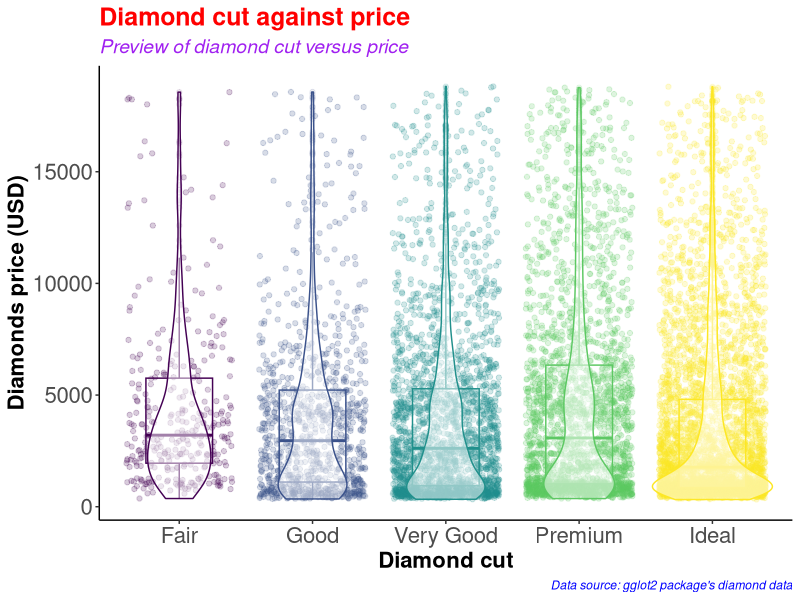
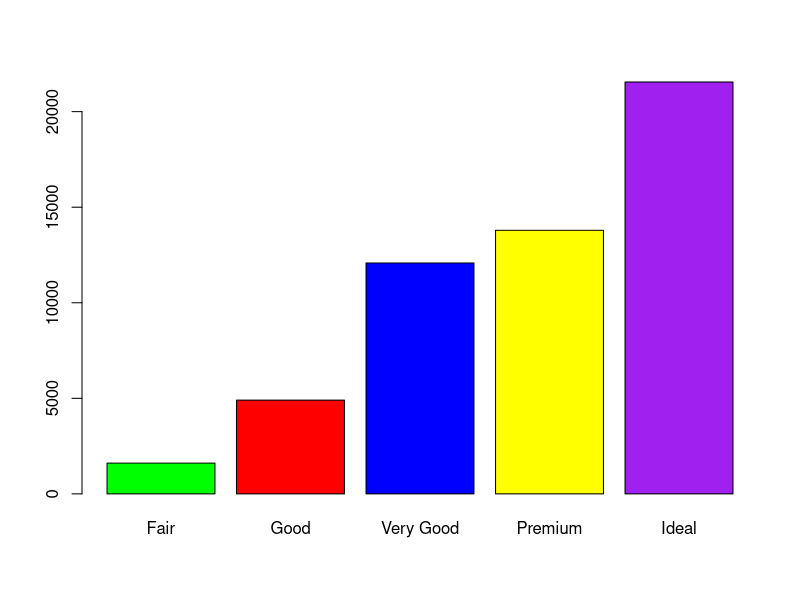
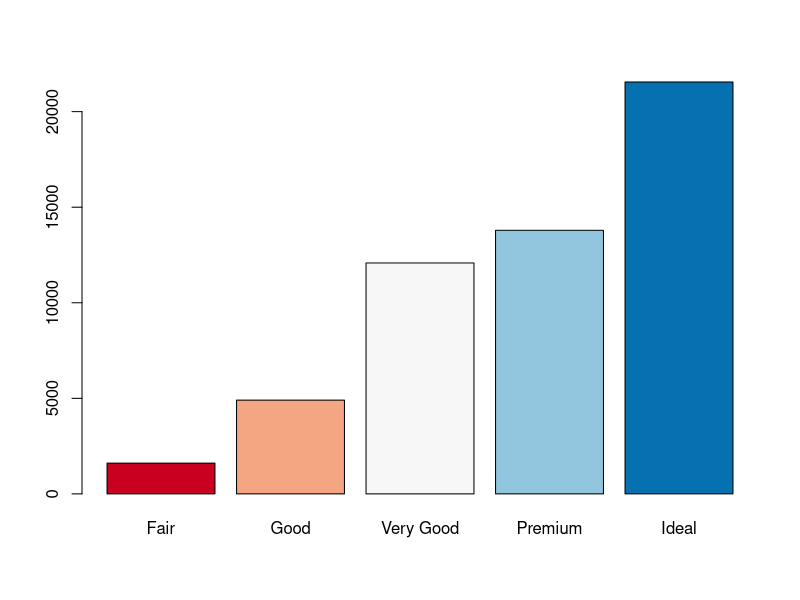
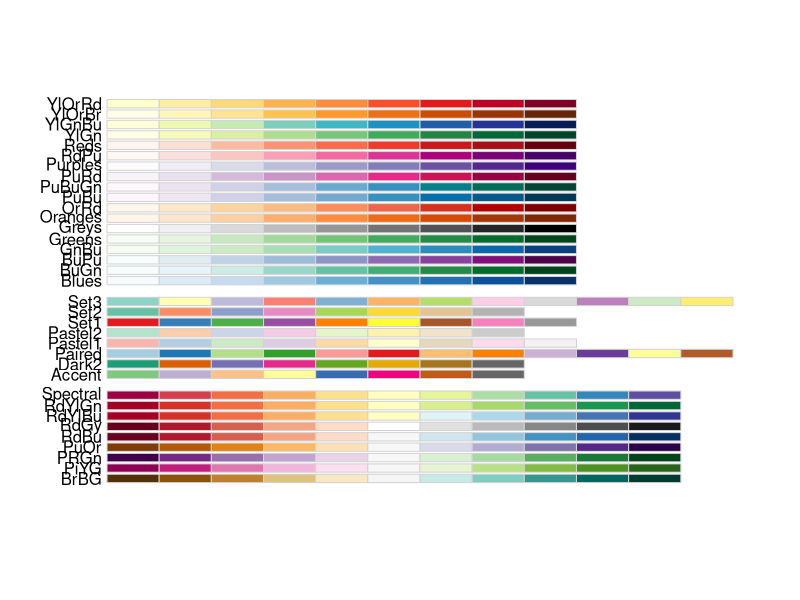
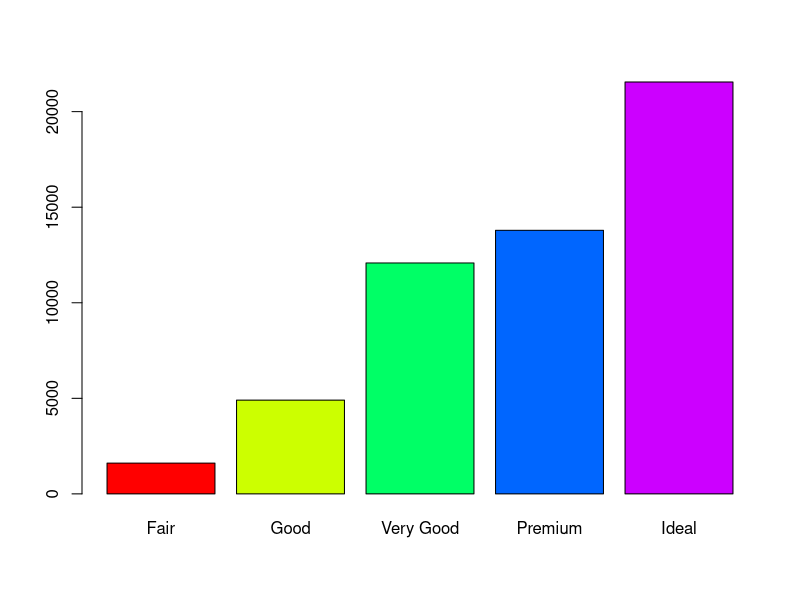
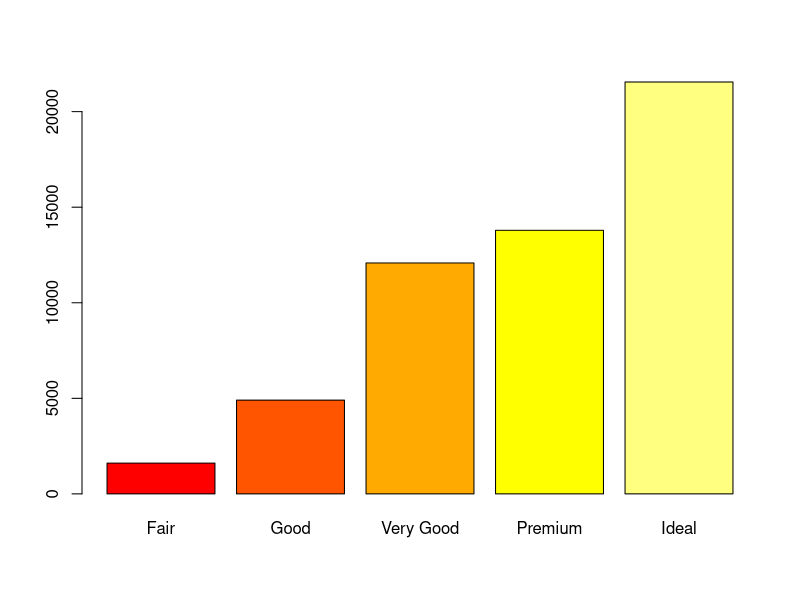
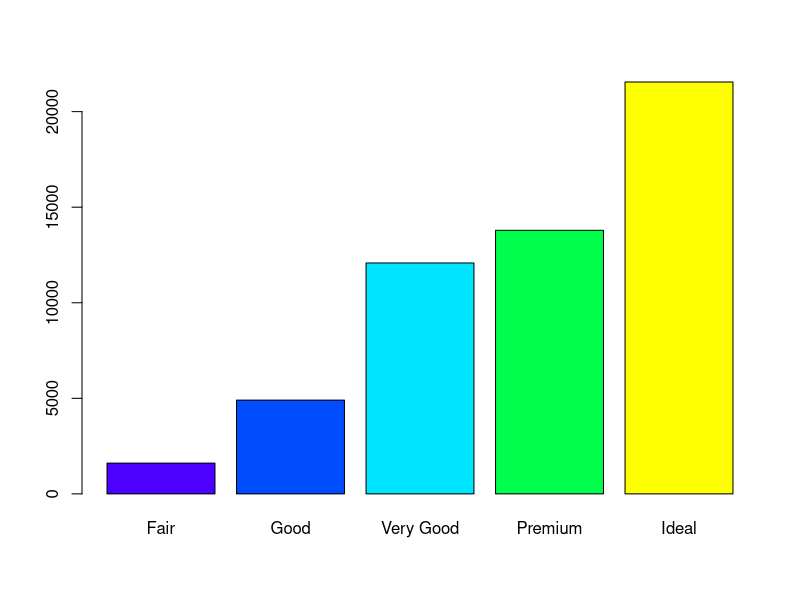
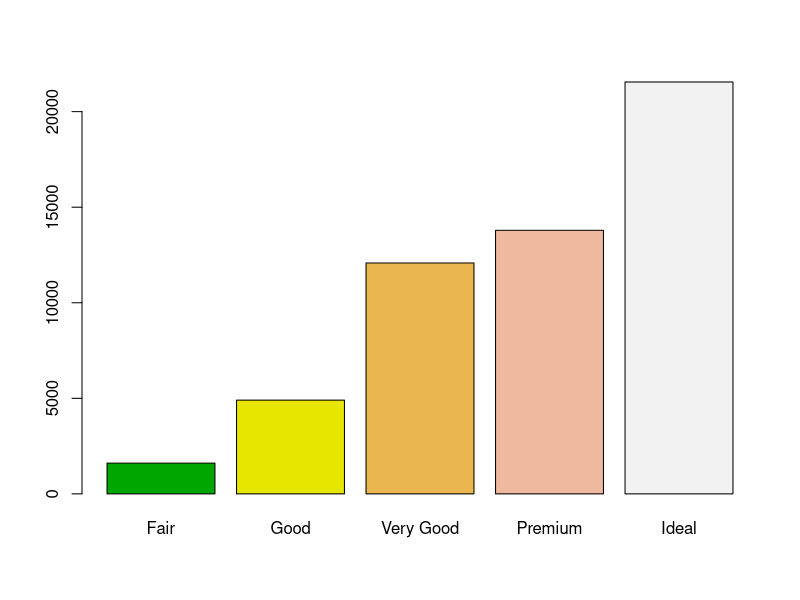

These charts were generated, in order, by the following R code:
#########################################
# Name: Wyclife Agumba Oluoch           #   
# E-mail: wyclifeoluoch@gmail.com       #
# GitHub: https://github.com/Wycology   #
# Task: Boxplot and violin plots in one #
# Date: 4th Jan 2021                    #
# Last edited: 26th Mar 2021            #
#########################################

# Loading the necessary libraries fr the project
library(tidyverse) # This is for data wrangling and plotting
library(RColorBrewer) # This is for generating color pallets for the plots.

diamonds_df <- diamonds # Saving the diamonds data-set to a new object in R.

head(diamonds) # Checking the variables in the data-set for subsequent analyses
nrow(diamonds) # Checking for the number of rows in the data. 53940 observations
ncol(diamonds) # Checking the number of variables in the data-set. 10 variables

diamonds_df %>% # Picking the diamonds data, and then
  slice_sample(n = 0.2*(nrow(diamonds))) %>% # Picking a portion of the data-set
  ggplot(aes(x = cut, y = price, color = cut)) + # Adding the mapping variables
  geom_point(position = "jitter", alpha = 0.2) + # Adding jitter and alpha
  geom_boxplot(alpha = 0.1, width = 0.5) + # Modifying dimensions of the boxplot 
  geom_violin(alpha = 0.5) + # Adding violin plot on top of the box and jitter
  theme_classic() + # Adding my preferred theme for publication.
  theme(legend.position = "none") + # Removing the legend; it is on the x-axis
  labs(x = "Diamond cut", # Labels the x-axis.
       y = "Diamonds price (USD)", # Labeling the y-axis
       title = "Diamond cut against price", # Setting tibble of the plot
       subtitle = "Preview of diamond cut versus price", # Descriptive title beneath TITLE
       caption = "Data source: gglot2 package's diamond data") +
  theme(axis.text = element_text(size=16), # Size of labels on tick-marks
        axis.title = element_text(size=16,face="bold")) + # Size of axis labels
  theme(plot.title = element_text(color = 'red', size = 18, face = 'bold'),
        plot.subtitle = element_text(color = 'purple', size = 14, face = 'italic'),
        plot.caption = element_text(color = 'blue', face = 'italic'))

diamonds %>% # Picking the diamonds data, and then
  filter(cut == 'Very Good') %>% # Picking the very good cut 
  nrow() # counting the number of rows with very good cut

diamonds %>% 
  select(cut) %>% 
  table() %>% 
  barplot(col = c('green', 'red', 'blue', 'yellow', 'purple'))

# Instead of specifying the colors, we can simply use the color brewer panel 

diamonds %>% 
  select(cut) %>% 
  table() %>% 
  barplot(col = brewer.pal(n = 5, name = "RdBu"))
# To display more brewer colors options to use, run the following function:

display.brewer.all()

# Can also use rainbow colors

diamonds %>% 
  select(cut) %>% 
  table() %>% 
  barplot(col = rainbow(5))

# Can also use heat.colors
diamonds %>% 
  select(cut) %>% 
  table() %>% 
  barplot(col = heat.colors(5))

# Can also use topographic colors

diamonds %>% 
  select(cut) %>% 
  table() %>% 
  barplot(col = topo.colors(5))

# Can also use terrain colors
diamonds %>% 
  select(cut) %>% 
  table() %>% 
  barplot(col = terrain.colors(5))

# Can also use cm.colors
diamonds %>% 
  select(cut) %>% 
  table() %>% 
  barplot(col = cm.colors(5))

# That is awesome. Good for the day.
